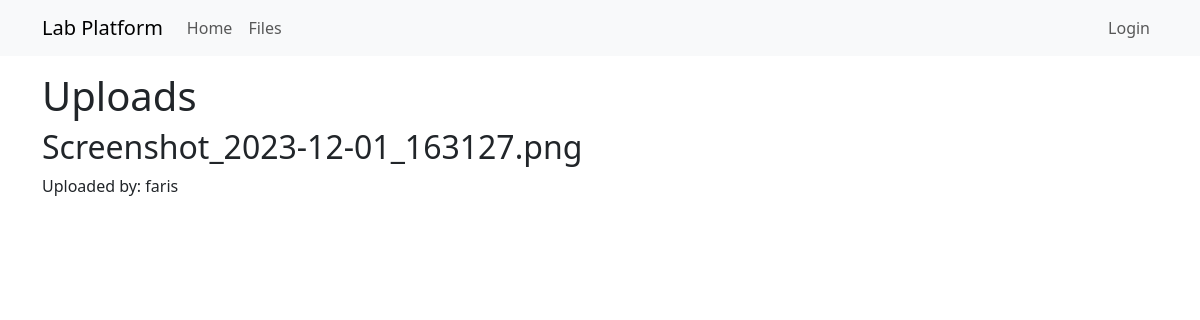
Before: /listuploads with the older database file.
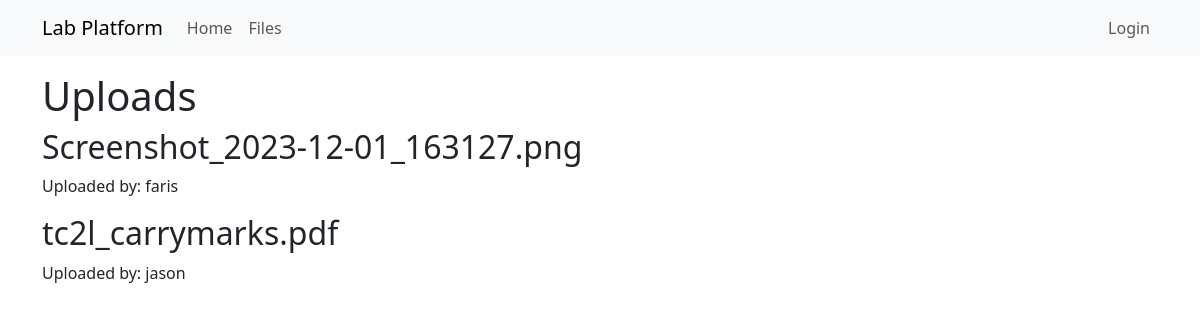
After: the same page with the newer database file.
### app/models.py (models this page shows, shortened)
class File(db.Model):
    id: so.Mapped[int] = so.mapped_column(primary_key=True)
    filename: so.Mapped[str] = so.mapped_column(sa.String(140))
    timestamp: so.Mapped[datetime] = so.mapped_column(
        index=True, default=lambda: datetime.now(timezone.utc))
    user_id: so.Mapped[int] = so.mapped_column(sa.ForeignKey(User.id),
                                               index=True)
    path: so.Mapped[str] = so.mapped_column(sa.String(140))
    uploader: so.Mapped[User] = so.relationship(back_populates='files')

class User(UserMixin, db.Model):
    id: so.Mapped[int] = so.mapped_column(primary_key=True)
    username: so.Mapped[str] = so.mapped_column(sa.String(64), index=True,
                                                unique=True)
    email: so.Mapped[str] = so.mapped_column(sa.String(120), index=True,
                                             unique=True)
    password_hash: so.Mapped[Optional[str]] = so.mapped_column(sa.String(256))
    posts: so.WriteOnlyMapped['Post'] = so.relationship(
        back_populates='author')
    files: so.WriteOnlyMapped['File'] = so.relationship(
        back_populates='uploader')
    role: so.Mapped[int] = so.mapped_column(sa.Integer, default=-1, index=True, unique=False)

### app/routes.py (the view)
@app.route('/listuploads')
def uploads():
    return render_template('listuploads.html', title='Uploads', files = db.session.scalars(sa.select(File)).all())

### app/templates/listuploads.html
{% extends "base.html" %}
{% block content %}
    <h1>Uploads</h1>
    {% for file in files %}
        <h2> {{file.filename}}</h2>
        <p>Uploaded by: {{file.uploader.username}}</p>
    {% endfor %}
{% endblock %}

Changed rows visible on the page:
added File: filename "tc2l_carrymarks.pdf", uploader.username "jason"
